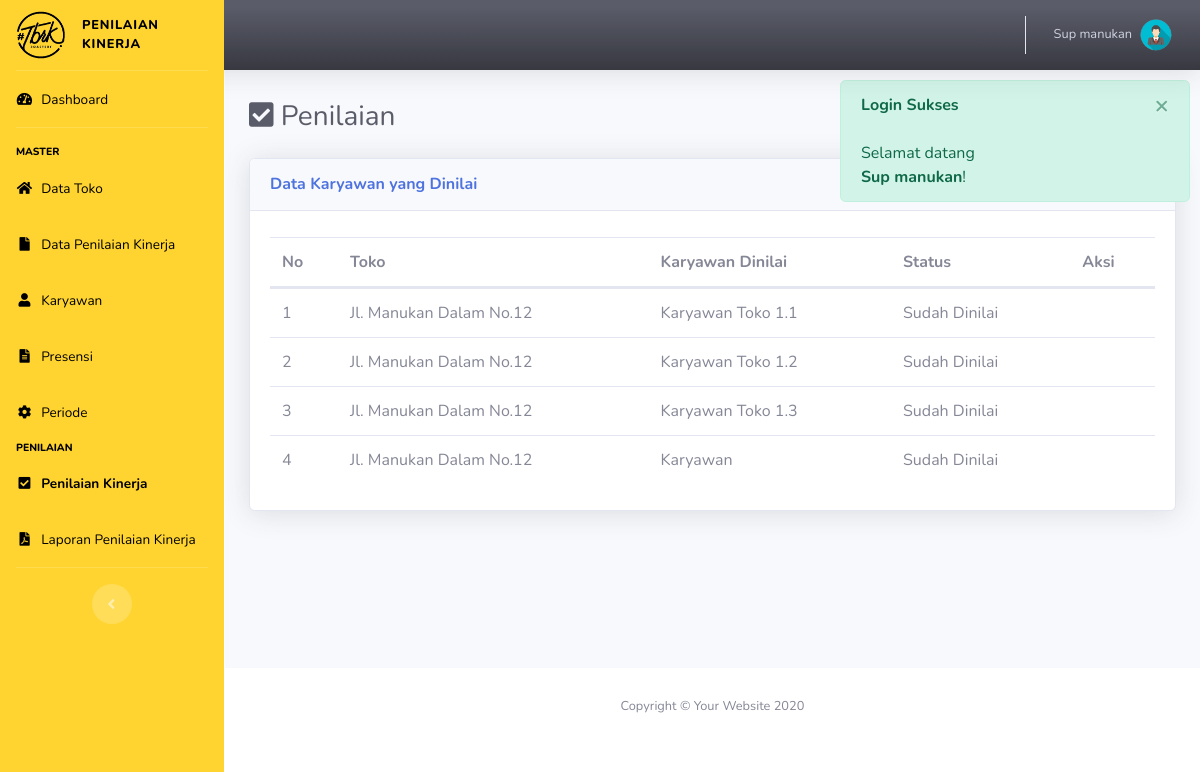
The page /index.php?p=melakukanpen (signed in) on the database its author committed.
### tables this page shows
CREATE TABLE `penilai` (
  `id_penilai` int(11) NOT NULL,
  `id_periode` int(11) NOT NULL,
  `id_toko` int(11) NOT NULL,
  `grup` varchar(50) NOT NULL DEFAULT '',
  `sts` char(1) NOT NULL DEFAULT ''
);

CREATE TABLE `toko` (
  `id_toko` int(11) NOT NULL,
  `lokasi` varchar(50) NOT NULL,
  `setting_jml` varchar(50) NOT NULL
);

CREATE TABLE `karyawan` (
  `id_kar` varchar(12) NOT NULL,
  `id_jabatan` int(11) NOT NULL,
  `id_toko` int(11) NOT NULL,
  `password` varchar(12) NOT NULL,
  `nama` varchar(50) NOT NULL,
  `alamat` varchar(50) NOT NULL,
  `no_telp` varchar(50) NOT NULL
);

### config/koneksi.php (called while the page is built, shortened)
<?php
	function get_tahun_ajar_id()
	{
		$con = $GLOBALS['con'];
		$sql = "SELECT * FROM periode WHERE status_periode = 1";
		$q = mysqli_query($con, $sql);
		$row = mysqli_fetch_array($q);
		return $row['id_periode'];
	}
?>

### pages/melakukanpen.php (the view, shortened to what this page needs)
<div class="d-sm-flex align-items-center justify-content-between mb-4">
    <h1 class="h3 mb-0 text-gray-800"> <i class="fa fa-check-square"></i> Penilaian</h1>
</div>
<?php
	$ket = "Data";
?>
<div class="row row_angket">
	<div class="col mb-4">
		<div class="card shadow mb-4">
            <div class="card-header py-3 d-flex flex-row align-items-center justify-content-between">
                <?php
                if(!isset($_GET['ket'])){
                ?>
                    <h6 class="m-0 font-weight-bold text-primary"><?= ucfirst($ket); ?> Karyawan yang Dinilai</h6>
                <?php }else{ ?>
                    <h6 class="m-0 font-weight-bold text-primary">Penilaian Kinerja</h6>
            	<?php } ?>
            </div>
            <div class="card-body">
            <?php
            	if(!isset($form)):
            ?>
            	<table class="table dataTable">
            		<thead>
            			<tr>
            				<th>No</th>
                            <th>Toko</th>
            				<th>Karyawan Dinilai</th>
                            <th>Status</th>
            				<th>Aksi</th>
            			</tr>
            		</thead>
            		<tbody>
            		<?php
            			$i=0;
                        $ida = get_tahun_ajar_id();
                        $id_kar = $_SESSION['user'];
                        $sql = "SELECT
                                    a.id_penilai,
                                    b.lokasi,
                                    c.id_penilai_detail,
                                    e.nama
                                FROM penilai a
                                JOIN toko b ON a.id_toko = b.id_toko
                                JOIN grup_dinilai d ON a.id_penilai = d.id_penilai
                                JOIN karyawan e ON d.id_kar = e.id_kar
                                JOIN penilai_detail c ON d.id_grup = c.id_grup
                                WHERE a.id_periode = $ida AND c.id_kar = '$id_kar'
                                ";
            			$q = mysqli_query($con, $sql);
            			while($row = mysqli_fetch_array($q)):
            		?>
            			<tr id="<?= $row['id_penilai_detail']; ?>" class="tr-bold">
            				<td><?= ++$i; ?></td>
                            <td><?= $row['lokasi']; ?></td>
                            <td><?= $row['nama']; ?></td>
                            <td class="td_sts">Belum Dinilai</td>
            				<td class="td_btn">
                            </td>
            			</tr>
            		<?php endwhile; ?>
            		</tbody>
            	</table>
            	<?php endif; ?>
            </div>
        </div>
    </div>
</div>

### rows shown on the page
penilai: id_toko.lokasi "Jl. Manukan Dalam No.12", karyawan.nama "Karyawan Toko 1.1", karyawan.nama "Karyawan Toko 1.2"
penilai: id_toko.lokasi "Jl. Manukan Dalam No.12", karyawan.nama "Karyawan Toko 1.3", karyawan.nama "Karyawan"

### other values the page prints
$_SESSION['name'] "Sup manukan"
$ket "Data"
$_SESSION["flash"]["head"] "Login Sukses"
$_SESSION["flash"]["msg"] "Selamat datang Sup manukan !"
